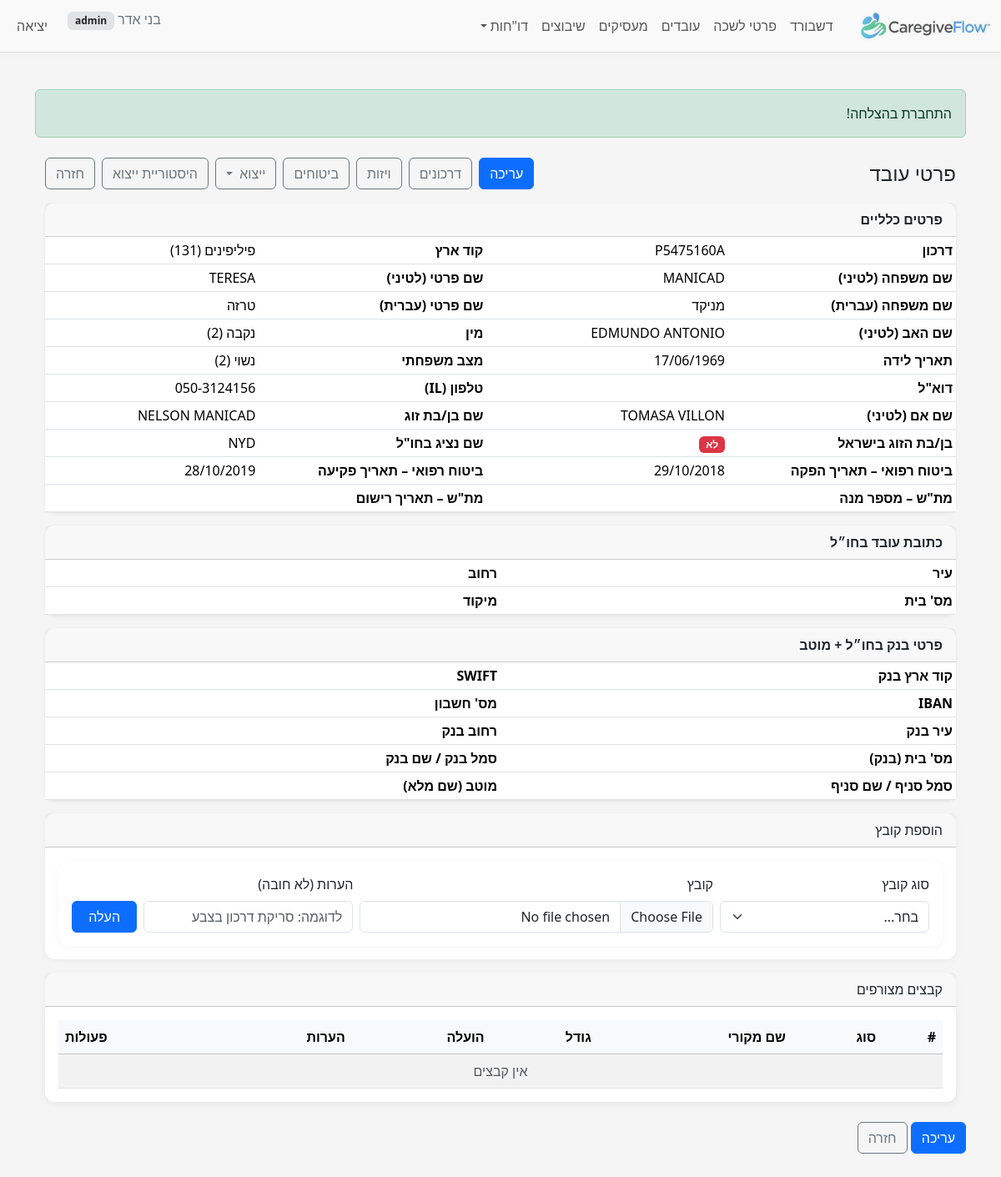
The app's page /index.php?r=employees/show&id=1 (signed in) with its own data.
### tables this page shows
CREATE TABLE `employees` (
  `id` bigint(20) UNSIGNED NOT NULL,
  `passport_number` varchar(20) NOT NULL,
  `country_of_citizenship` int(10) UNSIGNED DEFAULT NULL,
  `country_symbol_moi` int(10) UNSIGNED DEFAULT NULL COMMENT 'MoI country numeric code (BAFI)',
  `last_name` varchar(20) NOT NULL,
  `last_name_he` varchar(20) DEFAULT NULL,
  `first_name_he` varchar(20) DEFAULT NULL,
  `first_name` varchar(20) NOT NULL,
  `father_name_en` varchar(20) DEFAULT NULL,
  `mother_name_en` varchar(20) DEFAULT NULL COMMENT 'Mother name (EN, 20)',
  `gender_code` tinyint(3) UNSIGNED DEFAULT NULL,
  `marital_status_code` tinyint(3) UNSIGNED DEFAULT NULL,
  `birth_date` date DEFAULT NULL,
  `phone` varchar(30) DEFAULT NULL,
  `phone_prefix_il` varchar(4) DEFAULT NULL,
  `phone_number_il` varchar(9) DEFAULT NULL,
  `phone_alt` varchar(30) DEFAULT NULL,
  `email` varchar(120) DEFAULT NULL,
  `city_code` int(10) UNSIGNED DEFAULT NULL,
  `street_code` int(10) UNSIGNED DEFAULT NULL,
  `house_no` varchar(10) DEFAULT NULL,
  `apartment` varchar(10) DEFAULT NULL,
  `zipcode` varchar(10) DEFAULT NULL,
  `abroad_city` varchar(60) DEFAULT NULL,
  `abroad_street` varchar(60) DEFAULT NULL,
  `abroad_house_no` varchar(10) DEFAULT NULL,
  `abroad_postal_code` varchar(10) DEFAULT NULL,
  `entry_date` date DEFAULT NULL,
  `visa_type` varchar(30) DEFAULT NULL,
  `visa_expiry` date DEFAULT NULL,
  `work_permit_number` varchar(40) DEFAULT NULL,
  `work_permit_issue` date DEFAULT NULL,
  `work_permit_expiry` date DEFAULT NULL,
  `is_active` tinyint(1) NOT NULL DEFAULT 1,
  `employment_status_code` tinyint(3) UNSIGNED DEFAULT NULL COMMENT 'BAFI status/end reason code (00/03/..)',
  `status_change_date` date DEFAULT NULL COMMENT 'BAFI status change date (yyyymmdd)',
  `notes` text DEFAULT NULL,
  `record_type_code` tinyint(3) UNSIGNED DEFAULT NULL COMMENT 'BAFI record type (01=new;02=new-to-agency;03=change employer;04=details/bank update)',
  `mana_type_code` tinyint(3) UNSIGNED DEFAULT NULL COMMENT 'BAFI batch/mana type (01..06)',
  `remarks_internal` text DEFAULT NULL,
  `created_at` timestamp NOT NULL DEFAULT current_timestamp(),
  `updated_at` timestamp NULL DEFAULT current_timestamp() ON UPDATE current_timestamp(),
  `passport_issue_date` date DEFAULT NULL,
  `passport_expiry_date` date DEFAULT NULL,
  `country_code` int(11) DEFAULT NULL,
  `phone_mobile` varchar(30) DEFAULT NULL,
  `phone_home` varchar(30) DEFAULT NULL,
  `id_type_code` varchar(10) DEFAULT NULL COMMENT 'Code: type of ID (e.g., passport/teudat-zehut)',
  `id_number` varchar(32) DEFAULT NULL,
  `visa_type_code` varchar(20) DEFAULT NULL,
  `arrival_date` date DEFAULT NULL,
  `bank_name` varchar(100) DEFAULT NULL,
  `bank_branch` varchar(20) DEFAULT NULL,
  `bank_account` varchar(34) DEFAULT NULL,
  `bank_foreign_country_code` int(10) UNSIGNED DEFAULT NULL COMMENT 'BAFI bank country numeric code',
  `bank_city_foreign` varchar(60) DEFAULT NULL,
  `bank_street_foreign` varchar(60) DEFAULT NULL,
  `bank_house_no_foreign` varchar(10) DEFAULT NULL,
  `bank_code_foreign` varchar(10) DEFAULT NULL,
  `bank_name_foreign` varchar(60) DEFAULT NULL,
  `bank_branch_code_foreign` varchar(10) DEFAULT NULL,
  `bank_branch_name_foreign` varchar(60) DEFAULT NULL,
  `bank_swift` varchar(25) DEFAULT NULL,
  `bank_iban` varchar(40) DEFAULT NULL,
  `beneficiary_last_name` varchar(60) DEFAULT NULL,
  `beneficiary_first_name` varchar(60) DEFAULT NULL,
  `permit_number_bafi` varchar(15) DEFAULT NULL COMMENT 'BAFI permit number (mirror of work_permit_number if used)',
  `spouse_name_en` varchar(20) DEFAULT NULL COMMENT 'Spouse name (EN, 20)',
  `spouse_in_israel` tinyint(1) UNSIGNED DEFAULT NULL COMMENT 'Spouse in Israel? 1=yes, 0=no, NULL=unknown',
  `representative_abroad_name` varchar(20) DEFAULT NULL COMMENT 'Representative abroad name (20)',
  `health_ins_issue_date` date DEFAULT NULL COMMENT 'Health insurance - issue date',
  `health_ins_expiry` date DEFAULT NULL COMMENT 'Health insurance - expiry date',
  `metash_mana_number` varchar(20) DEFAULT NULL COMMENT 'METaSH - Mana number (20)',
  `metash_registration_date` date DEFAULT NULL COMMENT 'METaSH - registration date'
);

### src/controllers/EmployeesController.php (called while the page is built, shortened)
<?php
require_once __DIR__ . '/../models/Employee.php';
require_once __DIR__ . '/../models/CodeTables.php';
class EmployeesController {
    public static function show(PDO $pdo) {
        $id = (int)($_GET['id'] ?? 0);
        $m = new Employee($pdo);
        $item = $m->find($id);
        $codes     = new CodeTables($pdo);
        $countries = $codes->countries();
        $genders   = $codes->genders();
        $maritals  = $codes->marital_statuses();
        require __DIR__ . '/../../views/employees/show.php';
    }
}

### public/index.php (called while the page is built, shortened)
<?php
require __DIR__ . '/../src/helpers.php';
$pdo = db();
$route = $_GET['r'] ?? 'dashboard/index';
[$ctrl, $action] = array_pad(explode('/', $route, 2), 2, 'index');
$action = strtok($action, '&?');
$action = preg_replace('/[^A-Za-z0-9_]/', '', $action);
$controllerClass = preg_replace('/[^A-Za-z0-9]/', '', ucwords(str_replace(['_', '-'], ' ', $ctrl))) . 'Controller';
call_user_func([$controllerClass, $action], $pdo);

### src/models/Employee.php (called while the page is built, shortened)
<?php
class Employee {
    private PDO $pdo;
    public function __construct(PDO $pdo) { $this->pdo = $pdo; }
    public function find(int $id): ?array {
        $st = $this->pdo->prepare("SELECT * FROM employees WHERE id = ?");
        $st->execute([$id]);
        $row = $st->fetch(PDO::FETCH_ASSOC);
        return $row ?: null;
    }
}

### src/helpers.php (called while the page is built, shortened)
<?php
function e($str): string { return htmlspecialchars((string)$str, ENT_QUOTES | ENT_SUBSTITUTE, 'UTF-8'); }
function date_to_string(?string $date): string {
    if (!$date) return '';
    $d = new DateTime($date);
    return $d->format('d/m/Y');
}

### src/models/CodeTables.php (called while the page is built, shortened)
<?php
class CodeTables {
    private PDO $pdo;
    public function __construct(PDO $pdo) { $this->pdo = $pdo; }
    public function countries(): array {
        return $this->pdo->query("SELECT country_code, name_he FROM countries ORDER BY name_he")->fetchAll();
    }
    public function genders(): array {
        return $this->pdo->query("SELECT gender_code, name_he FROM gender_codes ORDER BY gender_code")->fetchAll();
    }
    public function marital_statuses(): array {
        return $this->pdo->query("SELECT marital_status_code, name_he FROM marital_status_codes ORDER BY marital_status_code")->fetchAll();
    }
}

### views/employees/show.php (the view, shortened to what this page needs)
<?php
require __DIR__ . '/../layout/header.php';
$countriesMap = isset($countries) ? array_column($countries, 'name_he', 'country_code') : [];
$gendersMap   = isset($genders)   ? array_column($genders,   'name_he', 'gender_code')   : [];
$martialsMap   = isset($maritals)   ? array_column($maritals, 'name_he', 'marital_status_code') : [];
$countryLabel = function($code) use ($countriesMap) {
    $code = (string)($code ?? '');
    $name = ($code !== '' && isset($countriesMap[$code])) ? $countriesMap[$code] : null;
    return $name ? e($name) . ' (' . e($code) . ')' : e($code);
};
$genderLabel = function($code) use ($gendersMap) {
    $code = (string)($code ?? '');
    $name = ($code !== '' && isset($gendersMap[$code])) ? $gendersMap[$code] : null;
    return $name ? e($name) . ' (' . e($code) . ')' : e($code);
};
$maritalLabel = function($code) use ($martialsMap) {
    $code = (string)($code ?? '');
    $name = ($code !== '' && isset($martialsMap[$code])) ? $martialsMap[$code] : null;
    return $name ? e($name) . ' (' . e($code) . ')' : e($code);
};
?>
<div class="container my-4">
  <div class="d-flex justify-content-between align-items-center mb-3">
    <h1 class="h4 mb-0">פרטי עובד</h1>
    <div class="d-flex gap-2">
      <a class="btn btn-primary" href="index.php?r=employees/edit&id=<?= (int)$item['id'] ?>">עריכה</a>
      <a class="btn btn-outline-secondary" href="index.php?r=passports&employee_id=<?= e($item['id']) ?>">דרכונים</a>
      <a class="btn btn-outline-secondary" href="index.php?r=visas&employee_id=<?= e($item['id']) ?>">ויזות</a>
      <a class="btn btn-outline-secondary" href="index.php?r=insurances&employee_id=<?= e($item['id']) ?>">ביטוחים</a>
      <div class="btn-group" role="group">
        <button type="button" class="btn btn-outline-secondary dropdown-toggle" data-bs-toggle="dropdown" aria-expanded="false">
          ייצוא
        </button>
      </div>
      <a class="btn btn-outline-secondary" href="?r=exports/history">היסטוריית ייצוא</a>
      <a class="btn btn-outline-secondary" href="index.php?r=employees/index">חזרה</a>
    </div>
  </div>
  <div class="card mb-3 shadow-sm">
    <div class="card-header fw-semibold">פרטים כלליים</div>
    <div class="card-body p-0">
      <table class="table table-sm mb-0">
        <tbody>
          <tr>
            <th class="w-25">דרכון</th>
            <td><?= e($item['passport_number'] ?? '') ?></td>
            <th class="w-25">קוד ארץ</th>
            <td><?= $countryLabel($item['country_of_citizenship'] ?? '') ?></td>
          </tr>
          <tr>
            <th>שם משפחה (לטיני)</th>
            <td><?= e($item['last_name'] ?? '') ?></td>
            <th>שם פרטי (לטיני)</th>
            <td><?= e($item['first_name'] ?? '') ?></td>
          </tr>
          <tr>
            <th>שם משפחה (עברית)</th>
            <td><?= e($item['last_name_he'] ?? '') ?></td>
            <th>שם פרטי (עברית)</th>
            <td><?= e($item['first_name_he'] ?? '') ?></td>
          </tr>
          <tr>
            <th>שם האב (לטיני)</th>
            <td><?= e($item['father_name_en'] ?? '') ?></td>
            <th>מין</th>
            <td><?= $genderLabel($item['gender_code'] ?? '') ?></td>
          </tr>
          <tr>
            <th>תאריך לידה</th>
            <td><?= e(date_to_string($item['birth_date']) ?? '') ?></td>
            <th>מצב משפחתי</th>
            <td><?= $maritalLabel($item['marital_status_code'] ?? '') ?></td>
          </tr>
          <tr>
            <th>דוא"ל</th>
            <td><?= e($item['email'] ?? '') ?></td>
            <th>טלפון (IL)</th>
            <td>
              <?= e($item['phone_prefix_il'] ?? '') ?><?= $item['phone_prefix_il'] ? '-' : '' ?><?= e($item['phone_number_il'] ?? '') ?>
            </td>
          </tr>
                   <tr>
            <th>שם אם (לטיני)</th>
            <td><?= e($item['mother_name_en'] ?? '') ?></td>
            <th>שם בן/בת זוג</th>
            <td><?= e($item['spouse_name_en'] ?? '') ?></td>
          </tr>
          <tr>
            <th>בן/בת הזוג בישראל</th>
            <td>
              <?php
                $sp = $item['spouse_in_israel'] ?? null;
                if ($sp === '' || $sp === null) {
                  echo '<span class="badge bg-secondary">לא ידוע</span>';
                } elseif ($sp) {
                  echo '<span class="badge bg-success">כן</span>';
                } else {
                  echo '<span class="badge bg-danger">לא</span>';
                }
              ?>
            </td>
            <th>שם נציג בחו"ל</th>
            <td><?= e($item['representative_abroad_name'] ?? '') ?></td>
          </tr>
          <tr>
            <th>ביטוח רפואי – תאריך הפקה</th>
            <td><?= e(date_to_string($item['health_ins_issue_date']) ?? '') ?></td>
            <th>ביטוח רפואי – תאריך פקיעה</th>
            <td>
              <?php $exp = date_to_string($item['health_ins_expiry']) ?? null; $isExpired = ($exp && $exp < date('Y-m-d')); ?>
              <span class="<?= $isExpired ? 'text-danger fw-semibold' : '' ?>"><?= e($exp ?? '') ?></span>
            </td>
          </tr>
          <tr>
            <th>מת"ש – מספר מנה</th>
            <td><?= e($item['metash_mana_number'] ?? '') ?></td>
            <th>מת"ש – תאריך רישום</th>
            <td><?= e(date_to_string($item['metash_registration_date']) ?? '') ?></td>
          </tr>
        </tbody>
      </table>
    </div>
  </div>
  <div class="card mb-3 shadow-sm">
    <div class="card-header fw-semibold">כתובת עובד בחו״ל</div>
    <div class="card-body p-0">
      <table class="table table-sm mb-0">
        <tbody>
          <tr>
            <th class="w-25">עיר</th>
            <td><?= e($item['abroad_city'] ?? '') ?></td>
            <th class="w-25">רחוב</th>
            <td><?= e($item['abroad_street'] ?? '') ?></td>
          </tr>
          <tr>
            <th>מס' בית</th>
            <td><?= e($item['abroad_house_no'] ?? '') ?></td>
            <th>מיקוד</th>
            <td><?= e($item['abroad_postal_code'] ?? '') ?></td>
          </tr>
        </tbody>
      </table>
    </div>
  </div>
  <div class="card mb-3 shadow-sm">
    <div class="card-header fw-semibold">פרטי בנק בחו״ל + מוטב</div>
    <div class="card-body p-0">
      <table class="table table-sm mb-0">
        <tbody>
          <tr>
            <th class="w-25">קוד ארץ בנק</th>
            <td><?= $countryLabel($item['bank_foreign_country_code'] ?? '') ?></td>
            <th class="w-25">SWIFT</th>
            <td><?= e($item['bank_swift'] ?? '') ?></td>
          </tr>
          <tr>
            <th>IBAN</th>
            <td><?= e($item['bank_iban'] ?? '') ?></td>
            <th>מס' חשבון</th>
            <td><?= e($item['bank_account'] ?? '') ?></td>
          </tr>
          <tr>
            <th>עיר בנק</th>
            <td><?= e($item['bank_city_foreign'] ?? '') ?></td>
            <th>רחוב בנק</th>
            <td><?= e($item['bank_street_foreign'] ?? '') ?></td>
          </tr>
          <tr>
            <th>מס' בית (בנק)</th>
            <td><?= e($item['bank_house_no_foreign'] ?? '') ?></td>
            <th>סמל בנק / שם בנק</th>
            <td>
            </td>
          </tr>
          <tr>
            <th>סמל סניף / שם סניף</th>
            <td>
            </td>
            <th>מוטב (שם מלא)</th>
            <td>
            </td>
          </tr>
        </tbody>
      </table>
    </div>
  </div>
  <?php include __DIR__ . '/../files/_uploader.php'; ?>
  <?php
    include __DIR__ . '/../files/_list.php';
  ?>
</div>
<p class="mt-3">
  <a class="btn btn-primary" href="index.php?r=employees/edit&id=<?= (int)$item['id'] ?>">עריכה</a>
  <a class="btn btn-outline-secondary" href="index.php?r=employees/index">חזרה</a>
</p>
<?php require __DIR__ . '/../layout/footer.php'; ?>

### public/assets/css/style.css (style rules this page uses)
body { background-color: #f5f5f5; color: #212529; }
.card { border: 0; box-shadow: 0 2px 10px rgba(0,0,0,.04); border-radius: .75rem; }

### records on screen
employees: passport_number "P5475160A", country_of_citizenship "פיליפינים (131)", last_name "MANICAD", first_name "TERESA", last_name_he "מניקד", first_name_he "טרזה", father_name_en "EDMUNDO ANTONIO", gender_code "נקבה (2)", birth_date "17/06/1969", marital_status_code "נשוי (2)", phone_prefix_il "050", phone_number_il "3124156", mother_name_en "TOMASA VILLON", spouse_name_en "NELSON MANICAD", representative_abroad_name "NYD", health_ins_issue_date "29/10/2018", health_ins_expiry "28/10/2019"

### other values on screen
$u['display_name'] "בני אדר"
$u['role'] "admin"
$f['msg'] "התחברת בהצלחה!"
